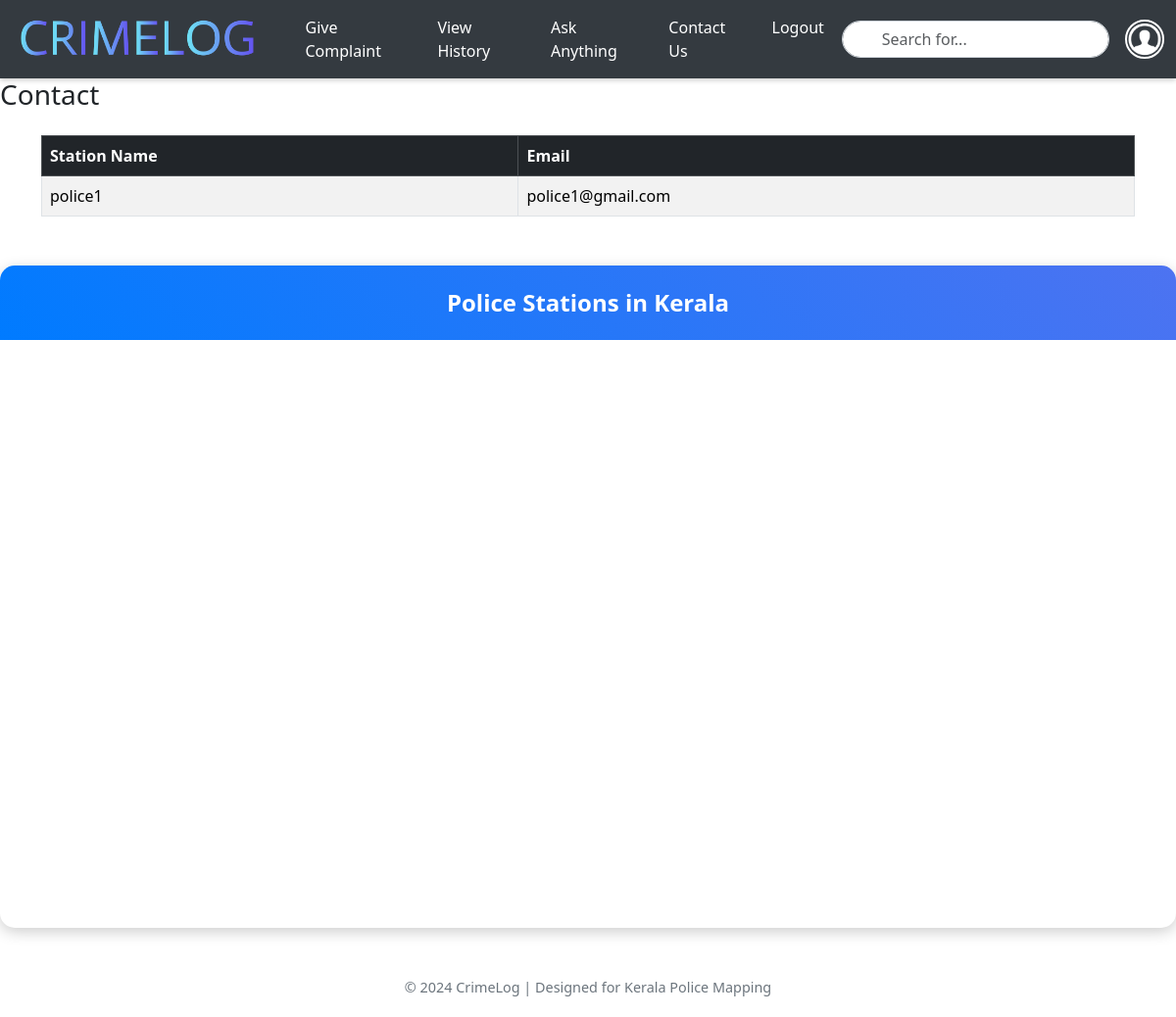
The app's page /contactus (signed in), older data.
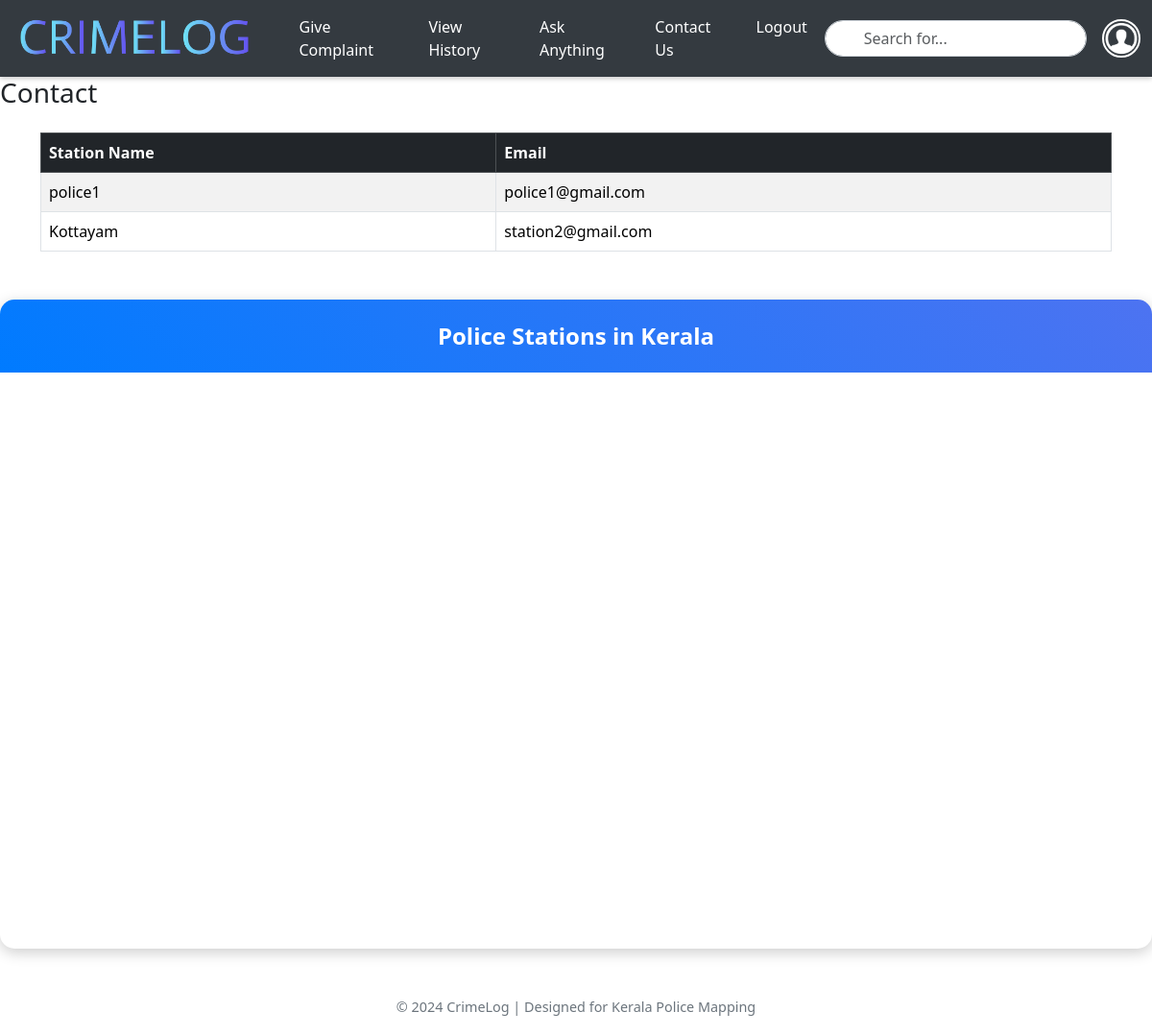
The same page, newer data.
### app/models.py (models this page shows, shortened)
class Police(models.Model):
    Email = models.EmailField(unique=True)
    name = models.TextField()
    password = models.TextField()

### app/views.py (the view)
# urls.py: path('contactus',views.contactus),
def contactus(req):
    if 'user' in req.session:
        data=Police.objects.all()
        return render(req, 'user/contact_us.html',{'data':data})
    else:
        return redirect(login)

### templates/user/contact_us.html (shortened to what this page needs)
<!DOCTYPE html>
<html lang="en">
<head>
    <link href="https://cdn.jsdelivr.net/npm/bootstrap@5.3.3/dist/css/bootstrap.min.css" rel="stylesheet">
    <link href="https://cdn.jsdelivr.net/npm/bootstrap@5.3.3/dist/css/bootstrap.min.css" rel="stylesheet">
</head>
<body>
    <nav id="nav" class="navbar navbar-expand-lg navbar-dark sticky-top">
        <div class="container-fluid">
            <a class="navbar-brand" href="../userhome">
                <img id="logo" src="../static/images/logo.png" alt="CrimeLog">
            </a>
            <div class="collapse navbar-collapse" id="mynavbar">
                <ul class="navbar-nav me-auto">
                    <li class="nav-item">
                        <a class="nav-link" href="../submit_complaint">Give Complaint</a>
                    </li>
                    <li class="nav-item">
                        <a class="nav-link" href="../userhistory">View History</a>
                    </li>
                    <li class="nav-item">
                        <a class="nav-link" href="../userchat">Ask Anything</a>
                    </li>
                    <li class="nav-item">
                        <a class="nav-link" href="../contactus">Contact Us</a>
                    </li>
                    <li class="nav-item">
                        <a class="nav-link" href="../logout">Logout</a>
                    </li>
                </ul>
                <div class="search-bar">
                    <form method="post" action="{% url 'usersearch' %}">
                        <input class="form-control" type="text" name="query" placeholder="Search for...">
                    </form>
                </div>
                <div class="dropdown ms-3">
                    <button class="btn btn-link dropdown p-0 border-0" type="button" id="profileDropdown" data-bs-toggle="dropdown" aria-expanded="false">
                        <img src="static/images/profile.png" alt="Profile" class="profile-img">
                    </button>
                </div>
            </div>
        </div>
    </nav>
    <h3>Contact</h3>
<div class="container my-4">
    <table class="table table-striped table-bordered">
        <thead class="table-dark">
            <tr>
                <th scope="col">Station Name</th>
                <th scope="col">Email</th>
            </tr>
        </thead>
        <tbody>
            {% for i in data %}
            <tr>
                <td>{{ i.name }}</td>
                <td>{{ i.Email }}</td>
            </tr>
            {% endfor %}
        </tbody>
    </table>
</div>
        <div id="map-container">
            <div id="map-header">
                Police Stations in Kerala
            </div>
            <div id="map"></div>
        </div>
        <div id="footer">
            &copy; 2024 CrimeLog | Designed for Kerala Police Mapping
        </div>
</body>
</html>

Row changes from the older to the newer data that the page shows:
added Police: name "Kottayam", Email "station2@gmail.com"
